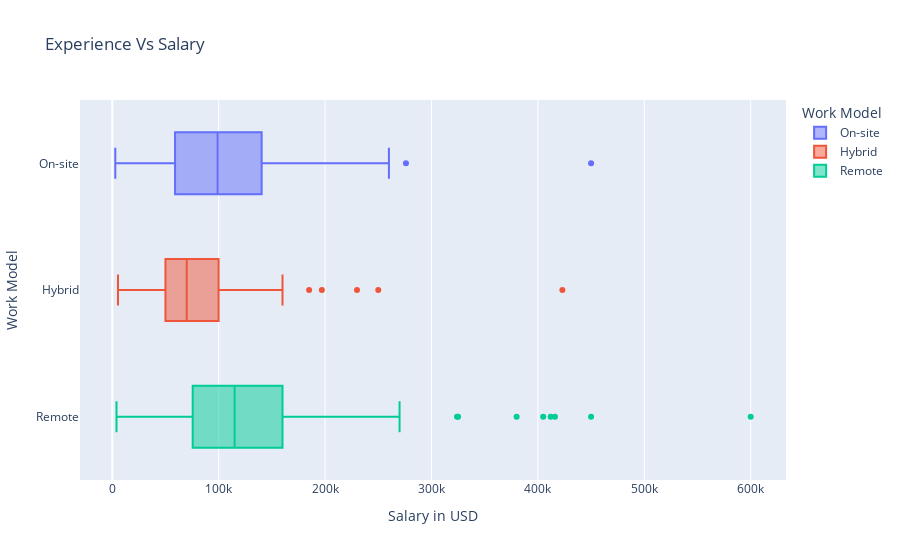

The cell this chart's notebook holds for it:
### Code cell
px.box(
    data_frame=df,
    x="salary_in_usd",
    y="remote_ratio",
    labels = {"remote_ratio": "Work Model", "salary_in_usd": "Salary in USD"},
    color="remote_ratio",
    title = "Experience Vs Salary",
);

### Figure 1 — Plotly figure (JSON) as saved in the notebook; plotly's stock layout.template omitted (floating-point values rounded to 4 significant figures; data arrays with more than 128 entries replaced by an {"elided": "..."} marker saying what was removed)
{"data": [{"alignmentgroup": "True", "hovertemplate": "Work Model=%{y}<br>Salary in USD=%{x}<extra></extra>", "legendgroup": "On-site", "marker": {"color": "#636efa"}, "name": "On-site", "notched": false, "offsetgroup": "On-site", "orientation": "h", "showlegend": true, "type": "box", "x": [79833, 260000, 20000, 51321, 40481, 39916, 43331, 98000, 115000, 33511, 450000, 50180, 6072, 49268, 91237, 276000, 75000, 62000, 73000, 110037, 9466, 100000, 220000, 240000, 150000, 168000, 85000, 250000, 2859, 22611, 26005, 18000, 12901, 165000, 20000, 120000, 5882, 33808, 135000, 110000, 4000, 12103, 141846, 66265, 93150, 111775, 18907, 76833, 100000, 130000, 90000, 117789, 104702, 99000, 116000, 106260, 126500, 65438, 39263, 78526, 52351, 181940, 132320, 220110, 160080, 180000, 120000, 108800, 95550, 113000, 78526, 65438, 150000, 160000, 136000, 58000, 189650, 164996, 54957, 54957, 132000, 164000, 124333, 98158, 120000, 117789, 115934, 81666, 98158, 58000, 71982, 45807, 63900, 180000, 80000, 82900, 140400, 189650, 164996, 215300, 125000, 87932, 183228, 91614, 64849, 20000, 122346, 85000, 75000, 141300, 102100, 206699, 99100, 205300, 140400, 70500, 205300, 140400, 205300, 184700, 54000, 65438, 45807, 99000, 67000, 52000, 129000], "x0": " ", "xaxis": "x", "y": ["On-site", "On-site", "On-site", "On-site", "On-site", "On-site", "On-site", "On-site", "On-site", "On-site", "On-site", "On-site", "On-site", "On-site", "On-site", "On-site", "On-site", "On-site", "On-site", "On-site", "On-site", "On-site", "On-site", "On-site", "On-site", "On-site", "On-site", "On-site", "On-site", "On-site", "On-site", "On-site", "On-site", "On-site", "On-site", "On-site", "On-site", "On-site", "On-site", "On-site", "On-site", "On-site", "On-site", "On-site", "On-site", "On-site", "On-site", "On-site", "On-site", "On-site", "On-site", "On-site", "On-site", "On-site", "On-site", "On-site", "On-site", "On-site", "On-site", "On-site", "On-site", "On-site", "On-site", "On-site", "On-site", "On-site", "On-site", "On-site", "On-site", "On-site", "On-site", "On-site", "On-site", "On-site", "On-site", "On-site", "On-site", "On-site", "On-site", "On-site", "On-site", "On-site", "On-site", "On-site", "On-site", "On-site", "On-site", "On-site", "On-site", "On-site", "On-site", "On-site", "On-site", "On-site", "On-site", "On-site", "On-site", "On-site", "On-site", "On-site", "On-site", "On-site", "On-site", "On-site", "On-site", "On-site", "On-site", "On-site", "On-site", "On-site", "On-site", "On-site", "On-site", "On-site", "On-site", "On-site", "On-site", "On-site", "On-site", "On-site", "On-site", "On-site", "On-site", "On-site", "On-site", "On-site", "On-site"], "y0": " ", "yaxis": "y"}, {"alignmentgroup": "True", "hovertemplate": "Work Model=%{y}<br>Salary in USD=%{x}<extra></extra>", "legendgroup": "Hybrid", "marker": {"color": "#EF553B"}, "name": "Hybrid", "notched": false, "offsetgroup": "Hybrid", "orientation": "h", "showlegend": true, "type": "box", "x": [109024, 150000, 35735, 125000, 8000, 5707, 47899, 42000, 117104, 46759, 74130, 250000, 79833, 112872, 70139, 45896, 120000, 21669, 62726, 62726, 42197, 82528, 53192, 5409, 54238, 59102, 29751, 89294, 36259, 51519, 94564, 60000, 10354, 120000, 40570, 100000, 49646, 63711, 77364, 82744, 62649, 127221, 423000, 230000, 28369, 63831, 130026, 55000, 60757, 81000, 90734, 61896, 12000, 76833, 74000, 21844, 96113, 147000, 54094, 61467, 24823, 56738, 66022, 24823, 28609, 90734, 116914, 56256, 88654, 21637, 72212, 36643, 96282, 115000, 99703, 185000, 130000, 63831, 160000, 65013, 77684, 58000, 20171, 69999, 94665, 109000, 51064, 79039, 196979, 37236, 58255, 100000, 54957, 144000, 100000, 153000, 93427, 86703, 70912], "x0": " ", "xaxis": "x", "y": ["Hybrid", "Hybrid", "Hybrid", "Hybrid", "Hybrid", "Hybrid", "Hybrid", "Hybrid", "Hybrid", "Hybrid", "Hybrid", "Hybrid", "Hybrid", "Hybrid", "Hybrid", "Hybrid", "Hybrid", "Hybrid", "Hybrid", "Hybrid", "Hybrid", "Hybrid", "Hybrid", "Hybrid", "Hybrid", "Hybrid", "Hybrid", "Hybrid", "Hybrid", "Hybrid", "Hybrid", "Hybrid", "Hybrid", "Hybrid", "Hybrid", "Hybrid", "Hybrid", "Hybrid", "Hybrid", "Hybrid", "Hybrid", "Hybrid", "Hybrid", "Hybrid", "Hybrid", "Hybrid", "Hybrid", "Hybrid", "Hybrid", "Hybrid", "Hybrid", "Hybrid", "Hybrid", "Hybrid", "Hybrid", "Hybrid", "Hybrid", "Hybrid", "Hybrid", "Hybrid", "Hybrid", "Hybrid", "Hybrid", "Hybrid", "Hybrid", "Hybrid", "Hybrid", "Hybrid", "Hybrid", "Hybrid", "Hybrid", "Hybrid", "Hybrid", "Hybrid", "Hybrid", "Hybrid", "Hybrid", "Hybrid", "Hybrid", "Hybrid", "Hybrid", "Hybrid", "Hybrid", "Hybrid", "Hybrid", "Hybrid", "Hybrid", "Hybrid", "Hybrid", "Hybrid", "Hybrid", "Hybrid", "Hybrid", "Hybrid", "Hybrid", "Hybrid", "Hybrid", "Hybrid", "Hybrid"], "y0": " ", "yaxis": "y"}, {"alignmentgroup": "True", "hovertemplate": "Work Model=%{y}<br>Salary in USD=%{x}<extra></extra>", "legendgroup": "Remote", "marker": {"color": "#00cc96"}, "name": "Remote", "notched": false, "offsetgroup": "Remote", "orientation": "h", "showlegend": true, "type": "box", "x": {"elided": "381 int values"}, "x0": " ", "xaxis": "x", "y": {"elided": "381 str values"}, "y0": " ", "yaxis": "y"}], "layout": {"boxmode": "overlay", "legend": {"title": {"text": "Work Model"}, "tracegroupgap": 0}, "title": {"text": "Experience Vs Salary"}, "xaxis": {"anchor": "y", "domain": [0, 1], "title": {"text": "Salary in USD"}}, "yaxis": {"anchor": "x", "categoryarray": ["Remote", "Hybrid", "On-site"], "categoryorder": "array", "domain": [0, 1], "title": {"text": "Work Model"}}}}
